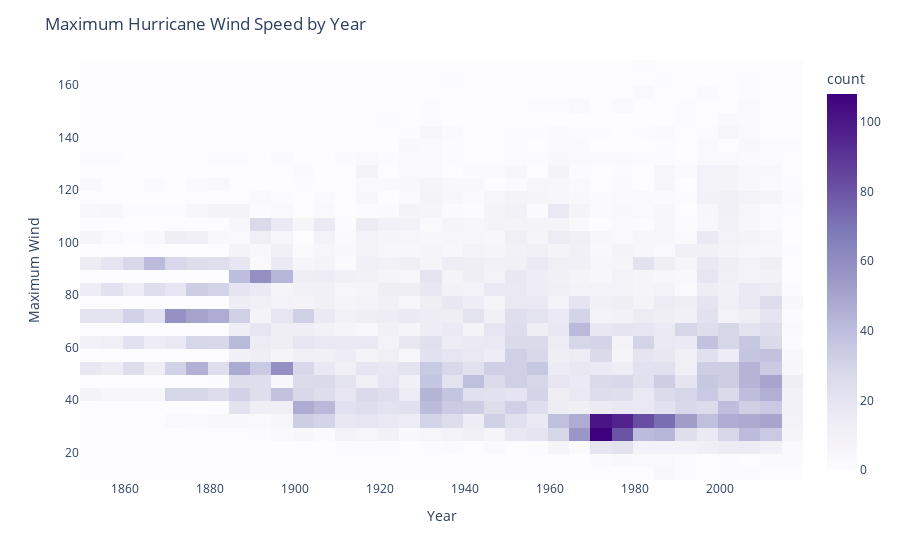

This figure's notebook cell:
### Code cell
fig = px.density_heatmap(sorted_hurr, x="Year", y="Maximum Wind", nbinsx=50, nbinsy=50, color_continuous_scale="Purples")

fig.update_layout(title="Maximum Hurricane Wind Speed by Year",
                  xaxis_title="Year",
                  yaxis_title="Maximum Wind")


fig.show()

### Figure 1 — Plotly figure (JSON) as saved in the notebook; plotly's stock layout.template omitted (floating-point values rounded to 4 significant figures; data arrays with more than 128 entries replaced by an {"elided": "..."} marker saying what was removed)
{"data": [{"coloraxis": "coloraxis", "hovertemplate": "Year=%{x}<br>Maximum Wind=%{y}<br>count=%{z}<extra></extra>", "name": "", "nbinsx": 50, "nbinsy": 50, "type": "histogram2d", "x": {"elided": "9931 int values"}, "xaxis": "x", "xbingroup": "x", "y": {"elided": "9931 int values"}, "yaxis": "y", "ybingroup": "y"}], "layout": {"coloraxis": {"colorbar": {"title": {"text": "count"}}, "colorscale": [[0, "rgb(252,251,253)"], [0.125, "rgb(239,237,245)"], [0.25, "rgb(218,218,235)"], [0.375, "rgb(188,189,220)"], [0.5, "rgb(158,154,200)"], [0.625, "rgb(128,125,186)"], [0.75, "rgb(106,81,163)"], [0.875, "rgb(84,39,143)"], [1, "rgb(63,0,125)"]]}, "legend": {"tracegroupgap": 0}, "margin": {"t": 60}, "title": {"text": "Maximum Hurricane Wind Speed by Year"}, "xaxis": {"anchor": "y", "domain": [0, 1], "title": {"text": "Year"}}, "yaxis": {"anchor": "x", "domain": [0, 1], "title": {"text": "Maximum Wind"}}}}
